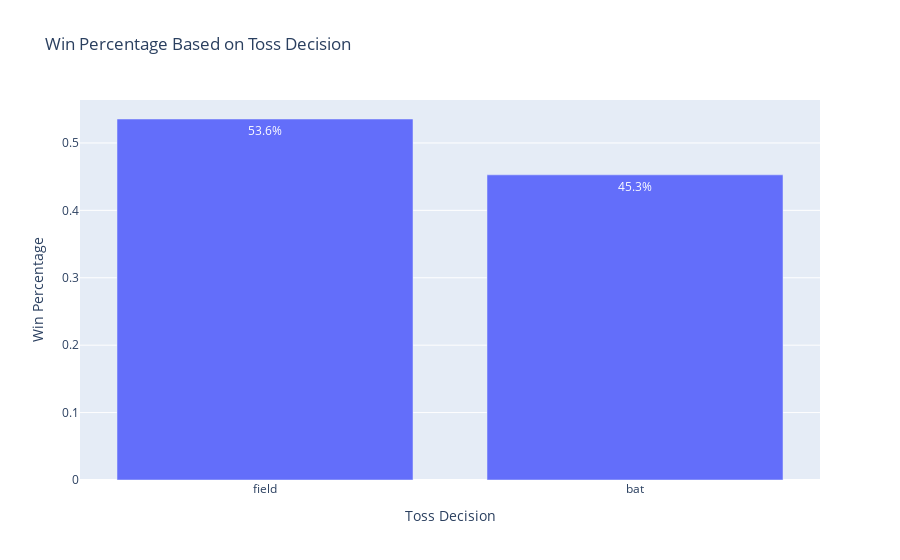

Source (notebook cell):
### Markdown cell above
## 3. Toss Effect Analysis

### Code cell
# Analyze toss decisions and match results
toss_analysis = matches_df.withColumn('toss_winner_is_match_winner', 
                                      F.when(F.col('toss_winner') == F.col('winner'), 1).otherwise(0))

toss_stats = toss_analysis.groupBy('toss_decision') \
    .agg(F.avg('toss_winner_is_match_winner').alias('win_percentage'),
         F.count('*').alias('total_matches'))

# Create visualization
toss_fig = px.bar(toss_stats.toPandas(),
                  x='toss_decision', y='win_percentage',
                  title='Win Percentage Based on Toss Decision',
                  text=toss_stats.toPandas()['win_percentage'].apply(lambda x: f'{x*100:.1f}%'),
                  labels={'toss_decision': 'Toss Decision', 
                         'win_percentage': 'Win Percentage'})
toss_fig.show()

### Figure 1 — Plotly figure (JSON) as saved in the notebook; plotly's stock layout.template omitted (floating-point values rounded to 4 significant figures)
{"data": [{"hovertemplate": "Toss Decision=%{x}<br>Win Percentage=%{y}<br>text=%{text}<extra></extra>", "legendgroup": "", "marker": {"color": "#636efa", "pattern": {"shape": ""}}, "name": "", "orientation": "v", "showlegend": false, "text": ["53.6%", "45.3%"], "textposition": "auto", "type": "bar", "x": ["field", "bat"], "xaxis": "x", "y": [0.5355, 0.4527], "yaxis": "y"}], "layout": {"barmode": "relative", "legend": {"tracegroupgap": 0}, "title": {"text": "Win Percentage Based on Toss Decision"}, "xaxis": {"anchor": "y", "domain": [0, 1], "title": {"text": "Toss Decision"}}, "yaxis": {"anchor": "x", "domain": [0, 1], "title": {"text": "Win Percentage"}}}}
